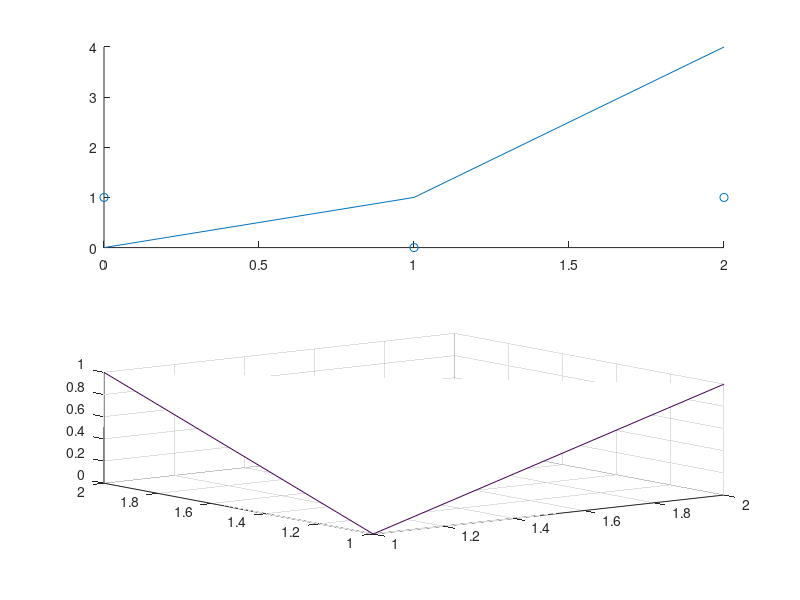

Source code (MATLAB):
f = figure(38);
top = subplot(211);
line = plot([0, 1, 2], [0, 1, 4]);
hold on
dots = scatter([0, 1, 2], [1, 0, 1]);

lower = subplot(212);
mesh_handle = mesh([0, 1; 1, 0]);

mixed_types = get([line, dots; top, f], 'Type');
set([line, dots], 'DisplayName', "Series");
display_names = get([line, dots], 'DisplayName');
set([line, dots], 'Visible', 'off');
visibility_off = get([line, dots], 'Visible');
set([line, dots], 'Visible', 'on');
visibility_on = get([line, dots], 'Visible');
set([top, lower], 'Box', 'off');
boxes = get([top, lower], 'Box');
